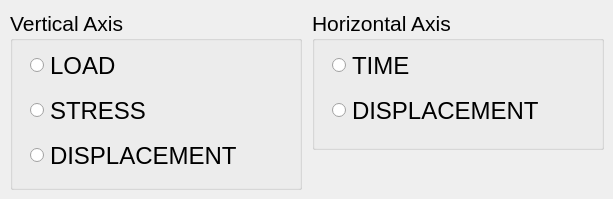
        <widget class="QWidget" name="tab_35">
         <attribute name="title">
          <string>AXES</string>
         </attribute>
         <widget class="QGroupBox" name="groupBox_27">
          <property name="geometry">
           <rect>
            <x>10</x>
            <y>10</y>
            <width>292</width>
            <height>180</height>
           </rect>
          </property>
          <property name="font">
           <font>
            <pointsize>16</pointsize>
           </font>
          </property>
          <property name="title">
           <string>Vertical Axis</string>
          </property>
          <widget class="QRadioButton" name="radioButton_v_axis_load">
           <property name="geometry">
            <rect>
             <x>20</x>
             <y>40</y>
             <width>252</width>
             <height>31</height>
            </rect>
           </property>
           <property name="font">
            <font>
             <pointsize>18</pointsize>
            </font>
           </property>
           <property name="styleSheet">
            <string notr="true"/>
           </property>
           <property name="text">
            <string>LOAD</string>
           </property>
           <property name="iconSize">
            <size>
             <width>64</width>
             <height>64</height>
            </size>
           </property>
           <property name="checked">
            <bool>false</bool>
           </property>
          </widget>
          <widget class="QRadioButton" name="radioButton_v_axis_stress">
           <property name="geometry">
            <rect>
             <x>20</x>
             <y>85</y>
             <width>252</width>
             <height>31</height>
            </rect>
           </property>
           <property name="font">
            <font>
             <pointsize>18</pointsize>
            </font>
           </property>
           <property name="styleSheet">
            <string notr="true"/>
           </property>
           <property name="text">
            <string>STRESS</string>
           </property>
           <property name="iconSize">
            <size>
             <width>64</width>
             <height>64</height>
            </size>
           </property>
           <property name="checked">
            <bool>false</bool>
           </property>
          </widget>
          <widget class="QRadioButton" name="radioButton_v_axis_displacement">
           <property name="geometry">
            <rect>
             <x>20</x>
             <y>130</y>
             <width>252</width>
             <height>31</height>
            </rect>
           </property>
           <property name="font">
            <font>
             <pointsize>18</pointsize>
            </font>
           </property>
           <property name="styleSheet">
            <string notr="true"/>
           </property>
           <property name="text">
            <string>DISPLACEMENT</string>
           </property>
           <property name="iconSize">
            <size>
             <width>64</width>
             <height>64</height>
            </size>
           </property>
           <property name="checked">
            <bool>false</bool>
           </property>
          </widget>
         </widget>
         <widget class="QGroupBox" name="groupBox_32">
          <property name="geometry">
           <rect>
            <x>312</x>
            <y>10</y>
            <width>292</width>
            <height>140</height>
           </rect>
          </property>
          <property name="font">
           <font>
            <pointsize>16</pointsize>
           </font>
          </property>
          <property name="title">
           <string>Horizontal Axis</string>
          </property>
          <widget class="QRadioButton" name="radioButton_h_axis_time">
           <property name="geometry">
            <rect>
             <x>20</x>
             <y>40</y>
             <width>252</width>
             <height>31</height>
            </rect>
           </property>
           <property name="font">
            <font>
             <pointsize>18</pointsize>
            </font>
           </property>
           <property name="styleSheet">
            <string notr="true"/>
           </property>
           <property name="text">
            <string>TIME</string>
           </property>
           <property name="iconSize">
            <size>
             <width>64</width>
             <height>64</height>
            </size>
           </property>
           <property name="checked">
            <bool>false</bool>
           </property>
          </widget>
          <widget class="QRadioButton" name="radioButton_h_axis_displacement">
           <property name="geometry">
            <rect>
             <x>20</x>
             <y>85</y>
             <width>252</width>
             <height>31</height>
            </rect>
           </property>
           <property name="font">
            <font>
             <pointsize>18</pointsize>
            </font>
           </property>
           <property name="styleSheet">
            <string notr="true"/>
           </property>
           <property name="text">
            <string>DISPLACEMENT</string>
           </property>
           <property name="iconSize">
            <size>
             <width>64</width>
             <height>64</height>
            </size>
           </property>
           <property name="checked">
            <bool>false</bool>
           </property>
          </widget>
         </widget>
        </widget>
